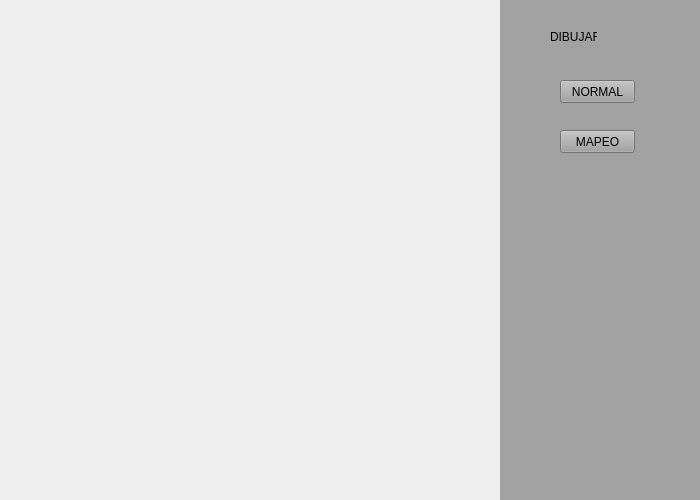
<?xml version="1.0" encoding="UTF-8"?>
<ui version="4.0">
 <class>Widget</class>
 <widget class="QWidget" name="Widget">
  <property name="geometry">
   <rect>
    <x>0</x>
    <y>0</y>
    <width>700</width>
    <height>500</height>
   </rect>
  </property>
  <property name="windowTitle">
   <string>Widget</string>
  </property>
  <widget class="QWidget" name="widget" native="true">
   <property name="geometry">
    <rect>
     <x>500</x>
     <y>0</y>
     <width>200</width>
     <height>500</height>
    </rect>
   </property>
   <property name="styleSheet">
    <string notr="true">background-color: rgb(162, 162, 162);</string>
   </property>
   <widget class="QLabel" name="label">
    <property name="geometry">
     <rect>
      <x>50</x>
      <y>30</y>
      <width>47</width>
      <height>13</height>
     </rect>
    </property>
    <property name="text">
     <string>DIBUJAR</string>
    </property>
   </widget>
   <widget class="QPushButton" name="pushButton">
    <property name="geometry">
     <rect>
      <x>60</x>
      <y>80</y>
      <width>75</width>
      <height>23</height>
     </rect>
    </property>
    <property name="text">
     <string>NORMAL</string>
    </property>
   </widget>
   <widget class="QPushButton" name="pushButton_2">
    <property name="geometry">
     <rect>
      <x>60</x>
      <y>130</y>
      <width>75</width>
      <height>23</height>
     </rect>
    </property>
    <property name="text">
     <string>MAPEO</string>
    </property>
   </widget>
  </widget>
 </widget>
 <resources/>
 <connections/>
</ui>
